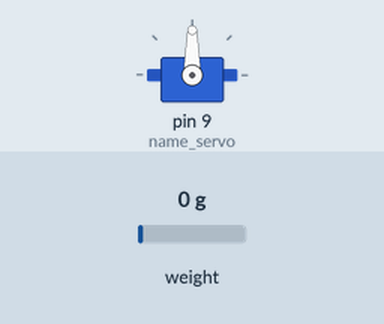
This sketch was run on a simulated Arduino Uno, built with avr-gcc and run on an emulated ATmega328P. Parts: servo. The test bench sets the inputs (shaded band); at power-on: weight on the scale 0 g. What the sketch prints to the serial monitor is not drawn.

Above: at 2.2 s.
2.3 s: weight on the scale set to 3 g
At 11.15 s:
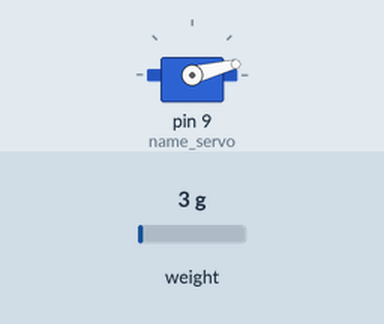
At 14.0 s:
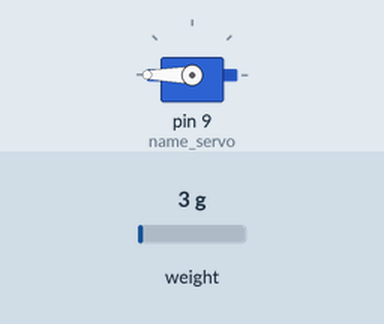
Timing chart, 0 to 15.5 s (numbered marks = the images above; inputs shaded):
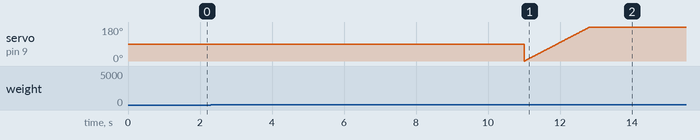

Measured:
- the behaviour switches between 1 and 2 g on weight on the scale (found by bisection; images 0 and 1)

The sketch:

balanca_e_servo.ino
```cpp
// Vai ser usado para movimentar a porta para a saida de ração para a balança

#include <Servo.h>
#include "HX711.h"                    // Biblioteca HX711

#define DOUT  A0                      // HX711 DATA OUT = pino A0 do Arduino
#define CLK  A1                       // HX711 SCK IN = pino A1 do Arduino

Servo name_servo;

int servo_position = 0;

HX711 balanca(DOUT, CLK);   // instancia Balança HX711

float calibration_factor = 1000;   // fator de calibração aferido na Calibraçao
 int x = 0;
void setup() {
 Serial.begin(9600);
  name_servo.attach (9);
 Serial.println("Balança com HX711 - celula de carga 50 Kg");
  Serial.println("Pressione t para Tara");   // imprime no monitor serial
  balanca.set_scale(calibration_factor);   // ajusta fator de calibração
  balanca.tare();   // zera a Balança
}

void loop() {
  // if (Serial.available()) {
Serial.print("Peso: ");   // imprime no monitor serial
  Serial.print(balanca.get_units(50));   // imprime peso na balança com 3 casas decimais
  Serial.println(" kg");   // imprime no monitor serial
  //delay(500) ;   // atraso de 0,5 segundos
  x = balanca.get_units(50);
  Serial.println(x);


   if ((x > 1) && (servo_position < 50)) {
   for (servo_position = 0; servo_position <=180; servo_position +=1){
    name_servo.write(servo_position);
    delay(10);
  }
   Serial.println(" Rotação feita");
 }

  if ((x <= 1) && (servo_position > 130)) {
   for (servo_position=180; servo_position >= 0; servo_position -=1){
    name_servo.write(servo_position);
    delay(10);
  }
   Serial.println("Rotação feita");
   }
 // }
}
```
